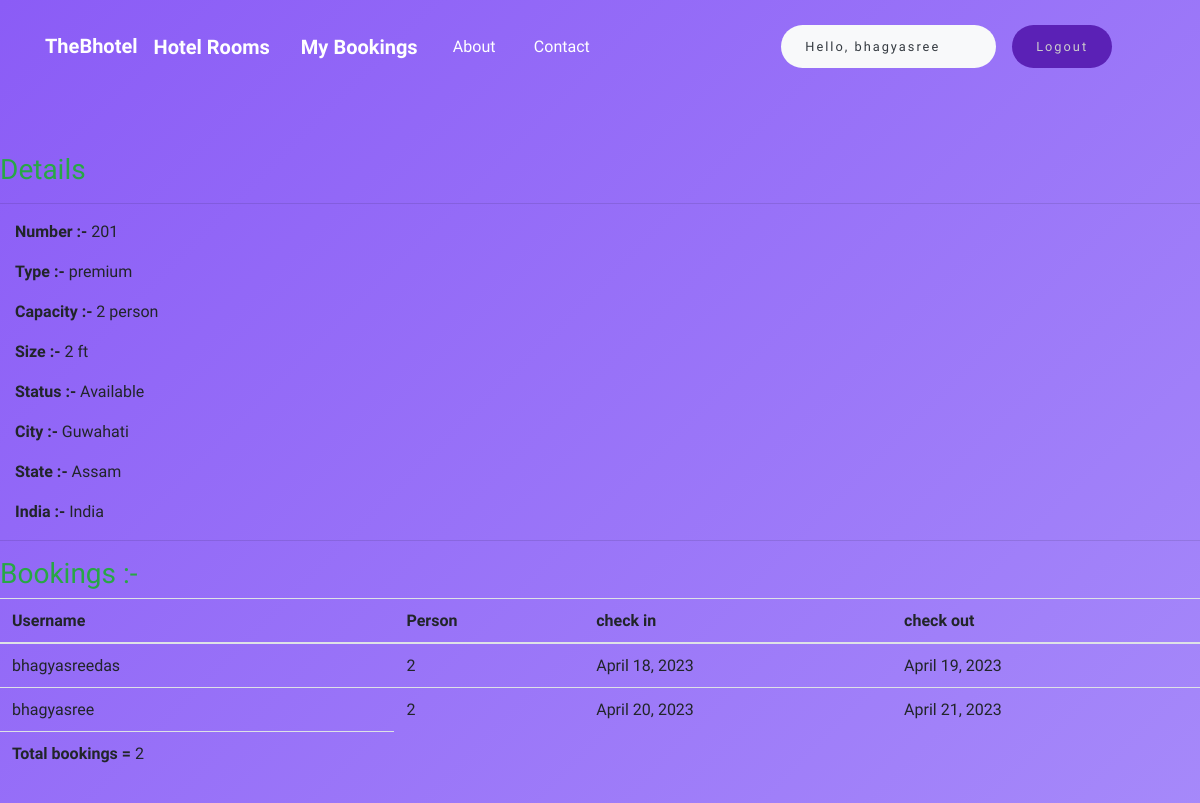
The app's page /staff/panel/view-room?roomid=1 (signed in) with its own data.
### store/models.py (models this page shows, shortened)
class Rooms(models.Model):
    ROOM_STATUS = (
    ("1", "available"),
    ("2", "not available"),
    )
    ROOM_TYPE = (
    ("1", "premium"),
    ("2", "deluxe"),
    ("3","basic"),
    )
    room_type = models.CharField(max_length=50,choices = ROOM_TYPE)
    capacity = models.IntegerField()
    price = models.IntegerField()
    size = models.IntegerField()
    hotel = models.ForeignKey(Hotels, on_delete = models.CASCADE)
    status = models.CharField(choices =ROOM_STATUS,max_length = 15)
    roomnumber = models.IntegerField()

class Hotels(models.Model):
    name = models.CharField(max_length=30,default="BHagya")
    owner = models.CharField(max_length=20)
    location = models.CharField(max_length=50)
    state = models.CharField(max_length=50,default="Assam")
    country = models.CharField(max_length=50,default="india")

class Reservation(models.Model):
    check_in = models.DateField(auto_now =False)
    check_out = models.DateField()
    room = models.ForeignKey(Rooms, on_delete = models.CASCADE)
    guest = models.ForeignKey(User, on_delete= models.CASCADE)
    booking_id = models.CharField(max_length=100,default="null")

### store/views.py (the view)
# urls.py: path('staff/panel/view-room', views.view_room),
@login_required(login_url='/staff')
def view_room(request):
    room_id = request.GET['roomid']
    room = Rooms.objects.all().get(id=room_id)
    reservation = Reservation.objects.all().filter(room=room)
    return HttpResponse(render(request,'staff/viewroom.html',{'room':room,'reservations':reservation}))

### store/templates/staff/viewroom.html
 {% extends 'basic.html' %} {% block title %}View Room {% endblock title %} {% block body %}
<h3 class="text-success"> Details</h3>
<hr>
<div class="container mx-0 ">
    <p><b>Number :-</b> {{room.roomnumber}}</p>
    <p><b>Type :-</b> {{room.get_room_type_display}}</p>
    <p><b>Capacity :-</b> {{room.capacity}} person</p>
    <p><b>Size :-</b> {{room.size}} ft</p>
    <p><b>Status :-</b> {{room.get_status_display| capfirst}} </p>
    <p><b>City :-</b> {{room.hotel.location| capfirst}} </p>
    <p><b>State :-</b> {{room.hotel.state| capfirst}} </p>
    <p><b>India :-</b> {{room.hotel.country| capfirst}} </p>
</div>
<hr> {% if reservations %}
<h3 class="text-success">Bookings :-</h3>
<table class="table">
    <thead>
        <th>Username</th>
        <th>Person</th>
        <th>check in</th>
        <th>check out</th>
    </thead>
    {% for each_detail in reservations %}
    <tr>
        <td>{{each_detail.guest.username}}</td>
        <td>{{each_detail.room.capacity}}</td>
        <td>{{each_detail.check_in}}</td>
        <td>{{each_detail.check_out}}</td>
    </tr>
    {% endfor %}
    <tr>
        <td><b>Total bookings = </b>{{reservations | length}}</td>
    </tr>
</table>
{% else %}
<p>No details found</p>
{% endif %} {% endblock body %}

### store/templates/basic.html (shortened to what this page needs)
{% load static %}
<html lang="en">
<head>
    <link rel="stylesheet" href="https://cdnjs.cloudflare.com/ajax/libs/twitter-bootstrap/4.1.3/css/bootstrap.min.css">
    <link rel="stylesheet" href="https://cdnjs.cloudflare.com/ajax/libs/font-awesome/4.7.0/css/font-awesome.min.css">
    <link rel="stylesheet" type = "text/css" href="{% static 'css/style1.css' %}">
</head>
<body >
    <div>
        <div class="header-blue">
            <nav class="navbar navbar-dark navbar-expand-md navigation-clean-search">
                <div class="container">
                    <a class="navbar-brand" href="/">TheBhotel</a>
                    <div class="collapse navbar-collapse"
                        id="navcol-1">
                        <a class="navbar-brand" href="#">Hotel Rooms</a>
                          </div>
                          <div class="container">
                                <div class="collapse navbar-collapse " id="navbarSupportedContent">
                                    <ul class="navbar-nav mr-auto ">
                                        {% if user.is_staff %}
                                        <li class="nav-item active">
                                            <a class="navbar-brand" href="/staff/panel">Dashboard </a>
                                        </li>
                                        {% elif user.is_staff == False and user.is_authenticated %}
                                        <li class="nav-item active">
                                                <a class="navbar-brand" href="/user/bookings">My Bookings </a>
                                            </li>
                                        {% endif %}
                                        <li class="nav-item active">
                                            <a class="nav-link text-bold" href="/about">About</a>
                                        </li>
                                        <li class="nav-item active">
                                            <a class="nav-link text-bold" href="/contact">Contact </a>
                                        </li>
                                    </ul>
                                    {% if user.is_authenticated %}
                                          <button class="btn btn-group bg-light text-dark" data-toggle="modal" data-target="#forlogin">
                                           Hello, {{request.user}}
                                           <a href="/logout" class="nav-link">
                                        <button class="btn btn-group " data-toggle="modal" data-target="#forlogin">
                                            Logout
                                        </button></a>&nbsp; &nbsp;
                                        </button>
                                    {% endif %}
                                </div>
                            </nav>
    <div class="container hero">
  <div class="row">
      <div class="col-12 col-lg-6 col-xl-5 offset-xl-1">
</div>
</div>
    </div>
    {% block body %}
    {% endblock body %}
</body>
</html>

### store/static/css/style1.css (style rules this page uses)
.header-blue { background:linear-gradient(135deg,#8B5CF6, #A78BFA); background-color:#184e8e; padding-bottom:80px; font-family:'Source Sans Pro', sans-serif; }
@media (min-width:768px) { .header-blue { padding-bottom:120px; } }
.header-blue .navbar { background:transparent; padding-top:.75rem; padding-bottom:.75rem; color:#fff; border-radius:0; box-shadow:none; border:none; }
@media (min-width:768px) { .header-blue .navbar { padding-top:1rem; padding-bottom:1rem; } }
.header-blue .navbar .navbar-brand { font-weight:bold; color:inherit; }
.header-blue .navbar .navbar-collapse { border-top:1px solid rgba(255,255,255,0.3); margin-top:.5rem; }
@media (min-width:768px) { .header-blue .navbar .navbar-collapse { border-color:transparent; margin:0; } }
@media (min-width: 768px) { .header-blue .navbar-nav .nav-link { padding-left:.7rem; padding-right:.7rem; } }
@media (min-width: 992px) { .header-blue .navbar-nav .nav-link { padding-left:1.2rem; padding-right:1.2rem; } }
.header-blue .hero { margin-top:20px; text-align:center; }
@media (min-width:768px) { .header-blue .hero { margin-top:60px; text-align:left; } }
.btn { background-color: #5B21B6; color:#ccc; border: none; padding: 12px 24px; border-radius: 24px; font-size: 12px; font-size: 0.8rem; letter-spacing: 2px; cursor: pointer; }

### store/templates/basic.html (style rules this page uses)
a { text-decoration: none; }

### records on screen
Rooms: roomnumber "201", room_type "premium", capacity "2", size "2", status "Available", hotel.location "Guwahati", hotel.state "Assam", hotel.country "India"
Reservation: guest.username "bhagyasreedas", room.capacity "2", check_in "April 18, 2023", check_out "April 19, 2023"
Reservation: guest.username "bhagyasree", room.capacity "2", check_in "April 20, 2023", check_out "April 21, 2023"

### other values on screen
{{ request.user }} "bhagyasree"
{{ reservations | length }} "2"
